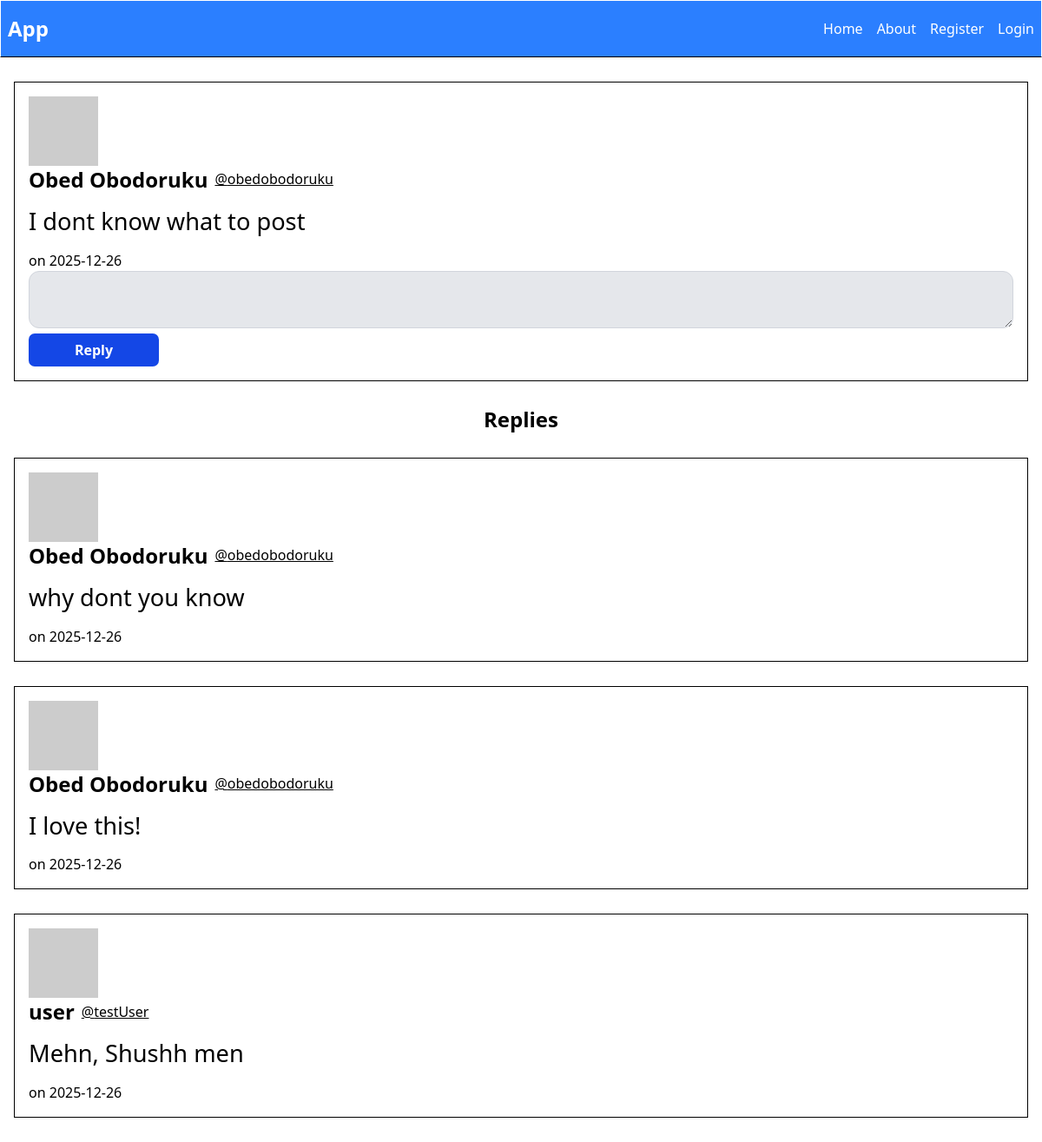
The page /obedobodoruku/post/3 on the database its author committed.
### app/models.py (models this page shows, shortened)
class User(db.Model, UserMixin):
    id = db.Column(db.Integer, primary_key=True)
    username = db.Column(db.String(150), unique=True, nullable=False)
    name = db.Column(db.String(150), default="user")
    email = db.Column(db.String(150), unique=True, nullable=False)
    password = db.Column(db.String(200), nullable=False)
    posts = db.relationship("Post", backref="user", lazy=True)
    replies = db.relationship(
        "Reply",
        backref="user",
        lazy=True,
        cascade="all, delete-orphan"
    )
    def avatar(self, size):
        digest = md5(self.email.lower().encode('utf-8')).hexdigest()
        return f'https://www.gravatar.com/avatar/{digest}?d=identicon&s={size}'

class Post(db.Model):
    id = db.Column(db.Integer, primary_key=True)
    content = db.Column(db.Text, nullable=False)
    date_posted = db.Column(db.DateTime, nullable=False, default=datetime.utcnow)
    user_id = db.Column(db.Integer, db.ForeignKey("user.id"), nullable=False)
    replies = db.relationship("Reply", backref="post", lazy=True, cascade="all, delete-orphan")

class Reply(db.Model):
    id = db.Column(db.Integer, primary_key=True)
    content = db.Column(db.Text, nullable=False)
    date_posted = db.Column(db.DateTime, nullable=False, default=datetime.utcnow)
    post_id = db.Column(db.Integer, db.ForeignKey("post.id"), nullable=False, index=False)
    user_id = db.Column(db.Integer, db.ForeignKey("user.id"), nullable=False)

### app/routes.py (the view)
@app.route("/<username>/post/<int:post_id>", methods=["GET", "POST"])
def view_post(username, post_id):
    form = ReplyForm()
    user = User.query.filter_by(username=username).first_or_404()
    post = Post.query.filter_by(id=post_id, user_id=user.id).first_or_404()
    replies = Reply.query.filter_by(post_id=post.id).all()
    return render_template("post.html",post=post, form=form, replies=replies, title=f"{user.username}'s post {post.id}")

### app/forms.py
class ReplyForm(FlaskForm):
    content = TextAreaField("Content", validators=[DataRequired()])
    submit = SubmitField("Reply")

### app/templates/post.html (shortened to what this page needs)
{% extends "layout.html" %}
{% block body %}
    <div class="mt-7">
        {% if post %}
            {% if post.user == current_user %}
                 <div class="border border-black p-4">
                <div>
                    <img src="{{ post.user.avatar(36) }}" alt="user pfp" />
                    <h4>
                        <a class="text-2xl font-bold" style="cursor: pointer;" href="{{ url_for('user_posts', username=post.user.username) }}">
                            <div class="flex gap-2 items-center">
                                <h5>{{ post.user.name }}</h5>
                                <small class="font-light text-[1rem] underline">@{{ post.user.username }}</small>
                            </div>
                        </a>
                    </h4>
                    </div>
                <div class="my-3">
                    <p class="text-[1.7rem]">{{ post.content }}</p>
                </div>
                <div>
                    <span>
                        on {{ post.date_posted.strftime('%Y-%m-%d') }}
                    </span>
                </div>
                <div class="flex items-center gap-4">
                    <div class="my-5">
                        <a href="{{ url_for('update_post', post_id=post.id) }}">
                            <button class="bg-blue-700 text-white font-bold p-[7px] w-[150px] rounded-[7px]" type="button">Update</button>
                        </a>
                    </div>
                    <div class="my-5">
                        <a href="{{ url_for('delete_post', post_id=post.id) }}">
                            <button class="bg-blue-700 text-white font-bold p-[7px] w-[150px] rounded-[7px]" type="button">Delete</button>
                        </a>
                    </div>
                </div>
            {% else %}
                <div class="border border-black p-4">
                <div>
                    <img src="{{ post.user.avatar(36) }}" alt="user pfp" />
                    <h4>
                        <a class="text-2xl font-bold" style="cursor: pointer;" href="{{ url_for('user_posts', username=post.user.username) }}">
                            <div class="flex gap-2 items-center">
                                <h5>{{ post.user.name }}</h5>
                                <small class="font-light text-[1rem] underline">@{{ post.user.username }}</small>
                            </div>
                        </a>
                    </h4>
                    </div>
                <div class="my-3">
                    <p class="text-[1.7rem]">{{ post.content }}</p>
                </div>
                <div>
                    <span>
                        on {{ post.date_posted.strftime('%Y-%m-%d') }}
                    </span>
                </div>
            {% endif %}
                <div>
                    <form method="post" action="{{ url_for('create_reply', post_id=post.id) }}">
                        <div>
                            <div>
                                {{ form.content(class="bg-gray-200 border border-gray-300 px-4 py-2 w-full rounded-xl") }}
                            </div>
                            <div>
                                {{ form.submit(class="bg-blue-700 text-white font-bold p-[7px] w-[150px] rounded-[7px]") }}
                        </div>
                        </div>
                    </form>
                </div>
            </div>
            <h4 class="text-2xl text-center font-bold mt-7">Replies</h4>
            {% if replies %}
                {% for reply in replies %}
                <div class="border border-black p-4 my-7">
                    <div>
                        <img src="{{ post.user.avatar(36) }}" alt="user pfp" />
                        <h4>
                            <a class="text-2xl font-bold" style="cursor: pointer;" href="{{ url_for('user_posts', username=post.user.username) }}">
                                <div class="flex gap-2 items-center">
                                    <h5>{{ reply.user.name }}</h5>
                                    <small class="font-light text-[1rem] underline">@{{ reply.user.username }}</small>
                                </div>
                            </a>
                        </h4>
                    </div>
                    <a href="{{ url_for('view_post', post_id=post.id, username=post.user.username) }}">
                        <div class="my-3">
                            <p class="text-[1.7rem]">{{ reply.content }}</p>
                        </div>
                        <div>
                            <span>
                                on {{ reply.date_posted.strftime('%Y-%m-%d') }}
                            </span>
                        </div>
                    </a>
                </div>
                {% endfor %}
            {% else %}
                <p class="text-center">No Replies yet.</p>
            {% endif %}
        {% endif %}
    </div>
{% endblock %}

### rows shown on the page
User: user.name "Obed Obodoruku", user.username "obedobodoruku"
Post: content "I dont know what to post", date_posted "2025-12-26"
Reply: user.name "Obed Obodoruku", user.username "obedobodoruku", content "why dont you know", date_posted "2025-12-26"
Reply: user.name "Obed Obodoruku", user.username "obedobodoruku", content "I love this!", date_posted "2025-12-26"
Reply: user.name "user", user.username "testUser", content "Mehn, Shushh men", date_posted "2025-12-26"
